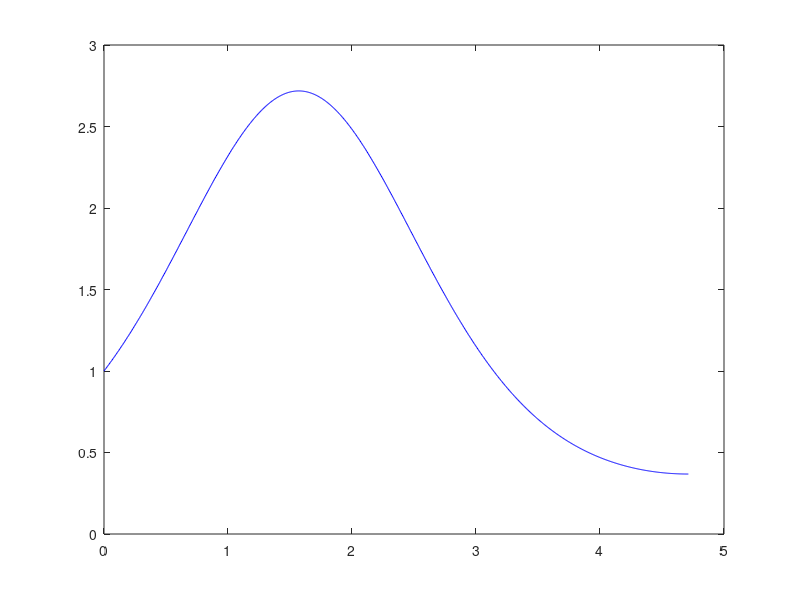

The MATLAB source for this figure: (Note: this script raises an error after producing the figure.)
% Estimating y'' = cos(x)y' - sin(x)y, 0 <= x <= 3pi/2 with y(0)=1 and y(3pi/2)= 1/e

% Parameters
p = @(x) cos(x);
q = @(x) -sin(x);
r = @(x) zeros(size(x));
a = 0;
b = 3*pi/2;
cL = 1;
cR = 1/exp(1);

f = @(x) exp(sin(x));

x_reference = linspace(a, b, 1000);
y_reference = f(x_reference);
pl = plot(x_reference, y_reference, 'b');

error = NaN;
for n = [10 20 40 80]
    [x, y] = ODE_solver(p, q, r, a, b, cL, cR, n);
    hold on;
    plot(x, y, 'o');
    y_ex = f(x);
    h = (b-a)/n;

    new_error = norm(y_ex(:)-y(:), 'inf');
    printf("n: %i, Error norm: %f, Error ratio: %f\n", n, new_error, error/new_error);
    error = new_error;
end

waitfor(pl);